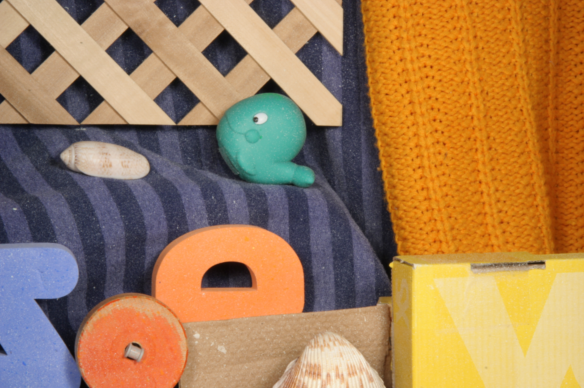
#> input picture datasets/exercise_03/other-data/RubberWhale/frame08.png, 584 x 388 px
$ jupyter execute --allow-errors lucas_kanade.ipynb   (shell and % lines are left out)
#> lines starting #> are read from the running program, lines starting #| are printed output that depends on the picture
# Exercise 03: Lukas Kanade

In this exercise, we implement the Lucas-Kanade algorithm for estimating optical flow between two consecutive image frames. The goal is to track how points move from one image to the next using image gradients and the structure tensor as introduced in the lecture.

[cell 1]
import cv2
import numpy as np
from matplotlib import pyplot as plt
from PIL import Image
from scipy.signal import convolve2d as conv2

[cell 2]
from exercise_code import getM, getq, getHarrisCorners, getFlow, drawPoints, getGradients, getTemporalPartialDerivative, getGaussiankernel
from tests import test_flow_absolute, test_flow_angular, test_flow_computation_time, test_flow_endpoint, test_gradients, test_getM,  test_getGaussiankernel, test_getHarrisCorners

[cell 3]
# wget the optical flow dataset
import os

dataset_path = '../datasets/exercise_03'
os.makedirs(dataset_path, exist_ok=True)
if not os.path.exists(dataset_path+'/other-color-allframes.zip'):
    !wget https://vision.middlebury.edu/flow/data/comp/zip/other-color-allframes.zip --directory-prefix={dataset_path}/
    !unzip {dataset_path}/other-color-allframes.zip -d {dataset_path}/

    !wget https://vision.middlebury.edu/flow/data/comp/zip/other-gt-flow.zip --directory-prefix={dataset_path}/
    !unzip {dataset_path}/other-gt-flow.zip -d {dataset_path}/

[cell 4]
# Load the original image
im1 = Image.open(dataset_path+'/other-data/RubberWhale/frame08.png')
#> im1 is the input picture: PIL image 584x388 RGB; mean R, G, B 163.3, 126.2, 87.4
im1 = np.array(im1)

plt.figure(figsize=(3, 3))
plt.axis('off')
plt.imshow(im1)

## Part I: Structure Tensor

In order to be able to detect corners in an image and compute optical flow, the structure tensor $M$ shall be computed in this exercise.

At first compute the image gradients $I_x$ and $I_y$ using central differences.
- Go to ```getGradients``` in ```exercise_code/utils.py``` and fill in the missing lines of code.

For visual intuition on the image gradient, we provide two examples below.

[cell 5]
# We create an image of a white circle on black background to check the computet gradients
H, W = 100, 100
im1 = np.zeros((H, W), dtype=np.uint8)
center = (W // 2, H // 2)
radius = 30

Y, X = np.ogrid[:H, :W]
mask = (X - center[0])**2 + (Y - center[1])**2 <= radius**2
im1[mask] = 10

plt.figure(figsize=(3, 3))
plt.axis('off')
plt.imshow(im1)
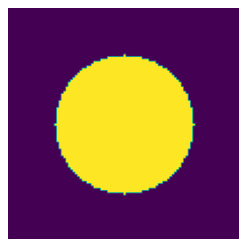
#> figure drawn by matplotlib, 1 panel

[cell 6]
# We create an image of a white circle on black background to check the computet gradients
H, W = 100, 100
im1 = np.tile(np.arange(W, dtype=np.float32), (H, 1))
center = (W // 2, H // 2)
radius = 30

plt.figure(figsize=(3, 3))
plt.axis('off')
plt.imshow(im1)
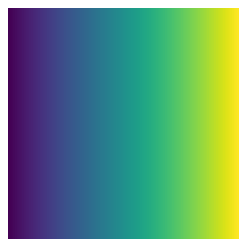
#> figure drawn by matplotlib, 1 panel

#> (a cell that did not finish here is left out)

#> (a cell that did not finish here is left out)

[cell 9]
# Now we do the same for a real sample
im1 = Image.open(dataset_path+'/other-data/RubberWhale/frame10.png')
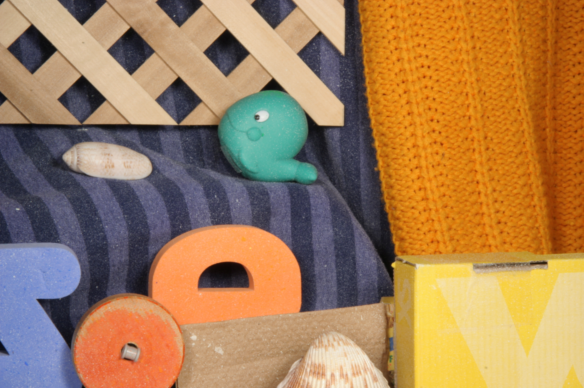
#> input picture datasets/exercise_03/other-data/RubberWhale/frame10.png, 584 x 388 px
#> im1 is the input picture: PIL image 584x388 RGB; mean R, G, B 164, 126.5, 87.1
# convert to grayscale
im1 = im1.convert('L')
#> im1: PIL image 584x388 L
im1 = np.array(im1)

# get image gradients
#> (the rest of this cell did not finish here and is left out)

[cell 10]
test_gradients()
#> (this line was passed over: tests is not available in this run)

In order to compute the structure tensor $M$ we need a two-dimensional Gaussian Kernel as a weighting function.

- Compute  a two-dimensional Gaussian Kernel with a standard deviation. Use a kernel size (and hence integration window size) $k = 4\sigma+1$. Go to ```getGaussiankernel``` in ```exercise_code/utils.py``` and fill in the missing lines of code to compute the kernel $G$.

For visual intuition on the effect of applying the kernel to an example image through convolution, we provide an example below.

[cell 11]
sigma = 3 #try different values to observe how sigma affects the smoothing/blurring effect during convolution
#> (the rest of this cell did not finish here and is left out)

[cell 12]
test_getGaussiankernel()
#> (this line was passed over: tests is not available in this run)

Now write a function that computes the entries of the structure tensor $M$ (see question 1(a) of exercise sheet 5) for every pixel $(x,y)$ of an image $I$.

- Compute the structure tensor using a weighting function $G$ to compute the structure tensor $M$, i.e. a $2 \times 2$ matrix for each Pixel.  Why is it not necessary to compute $m_{21}$? Go to ```getM``` in ```exercise_code/utils.py```and fill in the missing lines of code.

#> (a cell that did not finish here is left out)

[cell 14]
test_getM()
#> (this line was passed over: tests is not available in this run)

## Part II: Corner Detection

Now let us compute some intereset points which we want to track.
In this exercise you will implement the Harris corner detector. Go to ```getHarrisCorners``` in ```exercise_code/getHarrisCorners.py``` and fill in the missing lines of code using the following method:

- Compute the scoring function $C := \text{det}(M) - \kappa \text{ trace}^2(M)$ for each pixel $(x,y)$.
- Find all pixels $(x,y)$ for which $C(x,y) > \theta$, and which are a local maximum of the scoring function, i.e. all four adjacent pixel have a lower score.

[cell 15]
k = 0.045 # k for Harris corner detection
t = 1e-6 # threshold for Harris corner detection

#> (the rest of this cell did not finish here and is left out)

[cell 16]
plt.figure(figsize=(10, 10))
plt.subplot(1, 2, 1)

#> (the rest of this cell did not finish here and is left out)

[cell 17]
test_getHarrisCorners()
#> (this line was passed over: tests is not available in this run)

## Part III: Optical Flow

In this exercise you will implement the Lucas-Kanade method to compute optical flow.
But first check the ground truth data as a reference.

[cell 18]
# save a gif of the two images
im1 = Image.open(dataset_path+'/other-data/RubberWhale/frame10.png')
im2 = Image.open(dataset_path+'/other-data/RubberWhale/frame11.png')
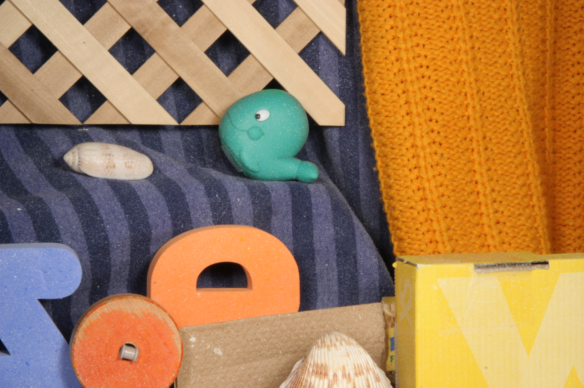
#> input picture datasets/exercise_03/other-data/RubberWhale/frame11.png, 584 x 388 px
#> im2 is the input picture: PIL image 584x388 RGB; mean R, G, B 164.7, 126.9, 87
# overwrite the gif file

im1.save(dataset_path+'/img.gif', save_all=True, append_images=[im2], duration=1000, loop=0)
# show the gif
from IPython.display import Image as IPImage
IPImage(filename=dataset_path+'/img.gif')

[cell 19]
flow = cv2.readOpticalFlow(dataset_path+'/other-gt-flow/RubberWhale/flow10.flo')

#> (the rest of this cell did not finish here and is left out)

[cell 20]
im1_gray = im1.convert('L')
im2_gray = im2.convert('L')
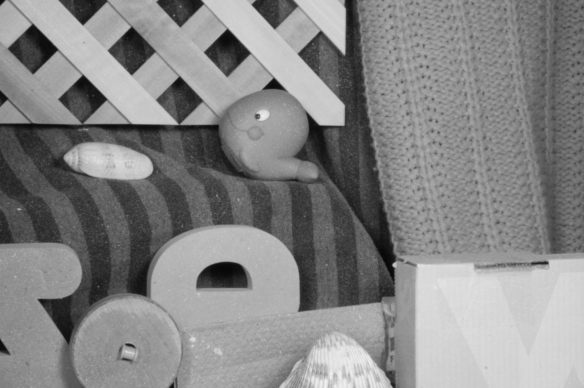
#> im2_gray: PIL image 584x388 L; min 8, max 242, mean 133.6

im1_gray = np.array(im1_gray)
im2_gray = np.array(im2_gray)

### OpenCV Lukas Kanade Implementation

As a reference you can checkout the openCV implementation of the Lukas Kanade optical flow.
You can already see that it can capture the direction of movement quite accurately.

[cell 21]
# get dense points for flow
x = np.arange(0, im1_gray.shape[0], 1)
#> x = 388 values from 0 to 387
y = np.arange(0, im1_gray.shape[1], 1)
#> y = 584 values from 0 to 583
x, y = np.meshgrid(x, y)
p0 = np.array([y.flatten(), x.flatten()]).T # opencv uses different order
p0 = p0[:,None,:].astype(np.float32)
lk_params = dict( winSize = (15, 15),
 maxLevel = 0,
 criteria = (cv2.TERM_CRITERIA_EPS | cv2.TERM_CRITERIA_COUNT, 10, 0.03))
p1, st, err = cv2.calcOpticalFlowPyrLK(im1_gray, im2_gray, p0, None, **lk_params)

# Select good points
good_new = p1[st==1]
#> good_new = 226543 pairs, first value 0.511 to 584.4, second value -7.61 to 394.2
good_old = p0[st==1]
#> good_old = 226543 pairs, first value 0 to 583, second value 0 to 387

flow_lk = np.zeros((im1_gray.shape[0], im1_gray.shape[1], 2))
# fill in the flow
for i in range(len(good_new)):
    try:
        flow_lk[int(good_old[i][1]), int(good_old[i][0])] = good_new[i] - good_old[i] # opencv uses different order
    except:
        pass

[cell 22]
mag, ang = cv2.cartToPolar(flow_lk[...,0], flow_lk[...,1])
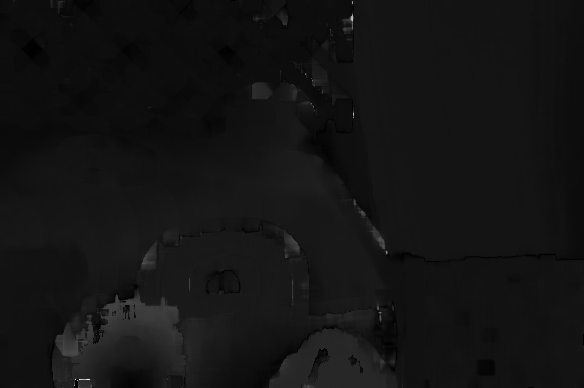
#> mag: shape (388, 584) float64; min 0, max 15.99, mean 1.26; drawn with min black and max white
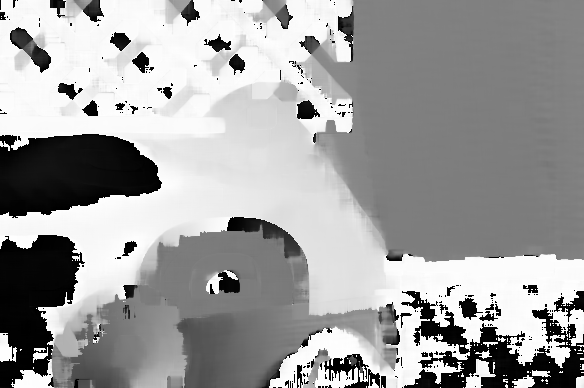
#> ang: shape (388, 584) float64; min 0, max 6.28, mean 3.92; drawn with min black and max white
hsv = np.zeros_like(im1)
hsv[..., 0] = ang*180/np.pi/2
hsv[..., 1] = 255
hsv[..., 2] = 255
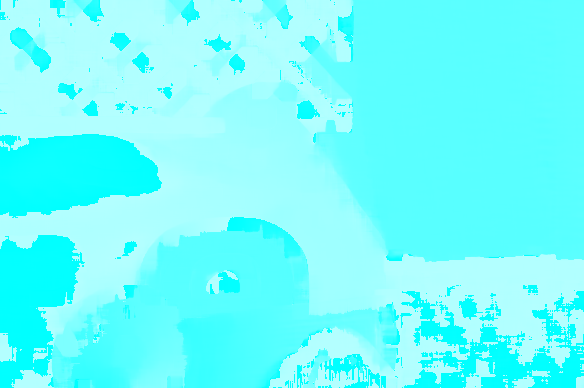
#> hsv: shape (388, 584, 3); mean of channels 0, 1, 2 111.7, 255, 255; drawn as R, G, B
hsv[..., 2] = cv2.normalize(mag, None, 100, 255, cv2.NORM_MINMAX)
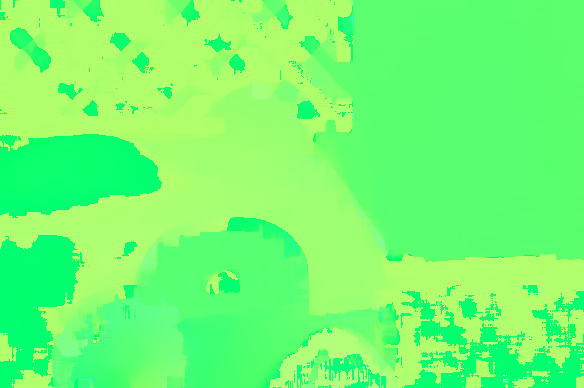
#> hsv: shape (388, 584, 3); mean of channels 0, 1, 2 111.7, 255, 111.7; drawn as R, G, B
bgr = cv2.cvtColor(hsv, cv2.COLOR_HSV2BGR)
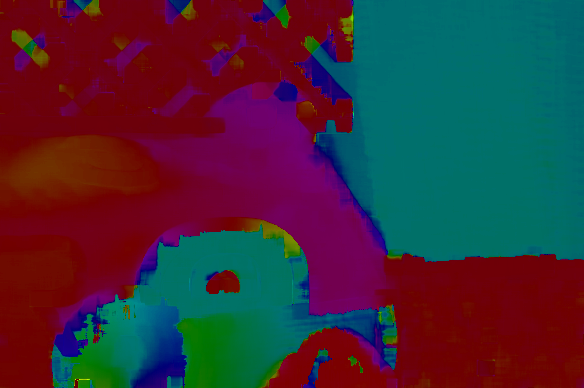
#> bgr: shape (388, 584, 3); mean B, G, R 57.7, 45.7, 63.9

plt.figure(figsize=(10, 6))
plt.subplot(1, 2, 1)
plt.imshow(bgr)
plt.axis('off')
plt.title('Lukas Kanade Optical Flow')
plt.subplot(1, 2, 2)
# read the image
#> (the rest of this cell did not finish here and is left out)

### Your Lukas Kanade implementation
Now let's start with our own implementation:
- Write a function that computes the vector $I_t$ for every pixel $(x,y)$. Go to ```getTemporalPartialDerivative``` in ```exercise_code/utils.py```and fill in the missing lines of code.
- Write a function that computes the vector $\mathbf{q}$ for every pixel $(x,y)$. Go to ```getq``` in ```exercise_code/utils.py```and fill in the missing lines of code.
- Write a function that computes the local velocity $(\hat{v}_x,\hat{v}_y)$ at the input points using the formula derived in theory. Go to ```getFlow``` in ```exercise_code/getFlow.py```and fill in the missing lines of code.
- Try different values for $\sigma$. What do you observe?

[cell 23]
sigma_gradient = 2
#> sigma_gradient = 2
sigma = 7
#> (the rest of this cell did not finish here and is left out)

Now lets compute the flow.

[cell 24]
# get dense points for flow
x = np.arange(0, im1_gray.shape[0], 1)
y = np.arange(0, im1_gray.shape[1], 1)
x, y = np.meshgrid(x, y)
points = np.array([x.flatten(), y.flatten()]).T
#> (the rest of this cell did not finish here and is left out)
